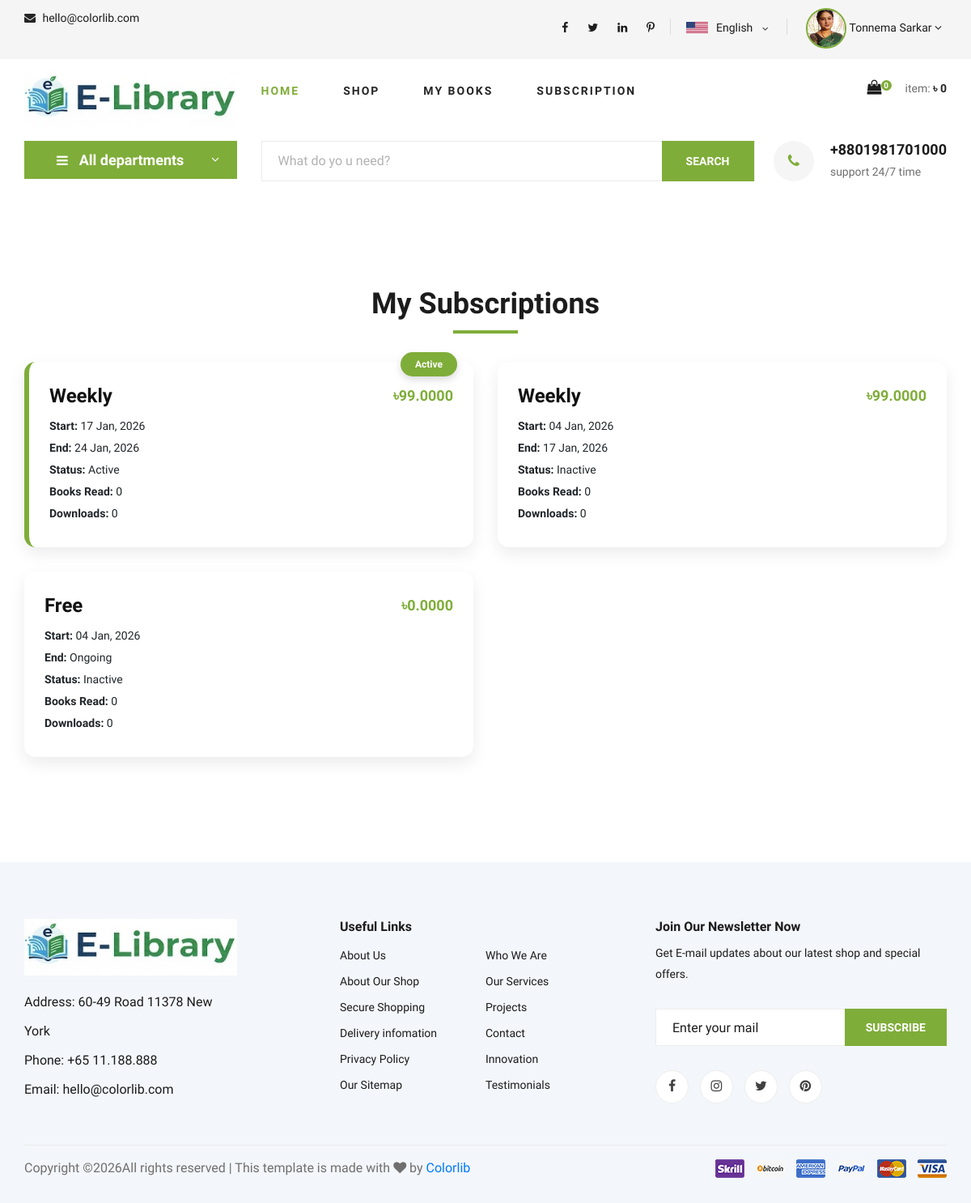
/my-subscription-history/ (signed in), run on an earlier commit of the app's database.
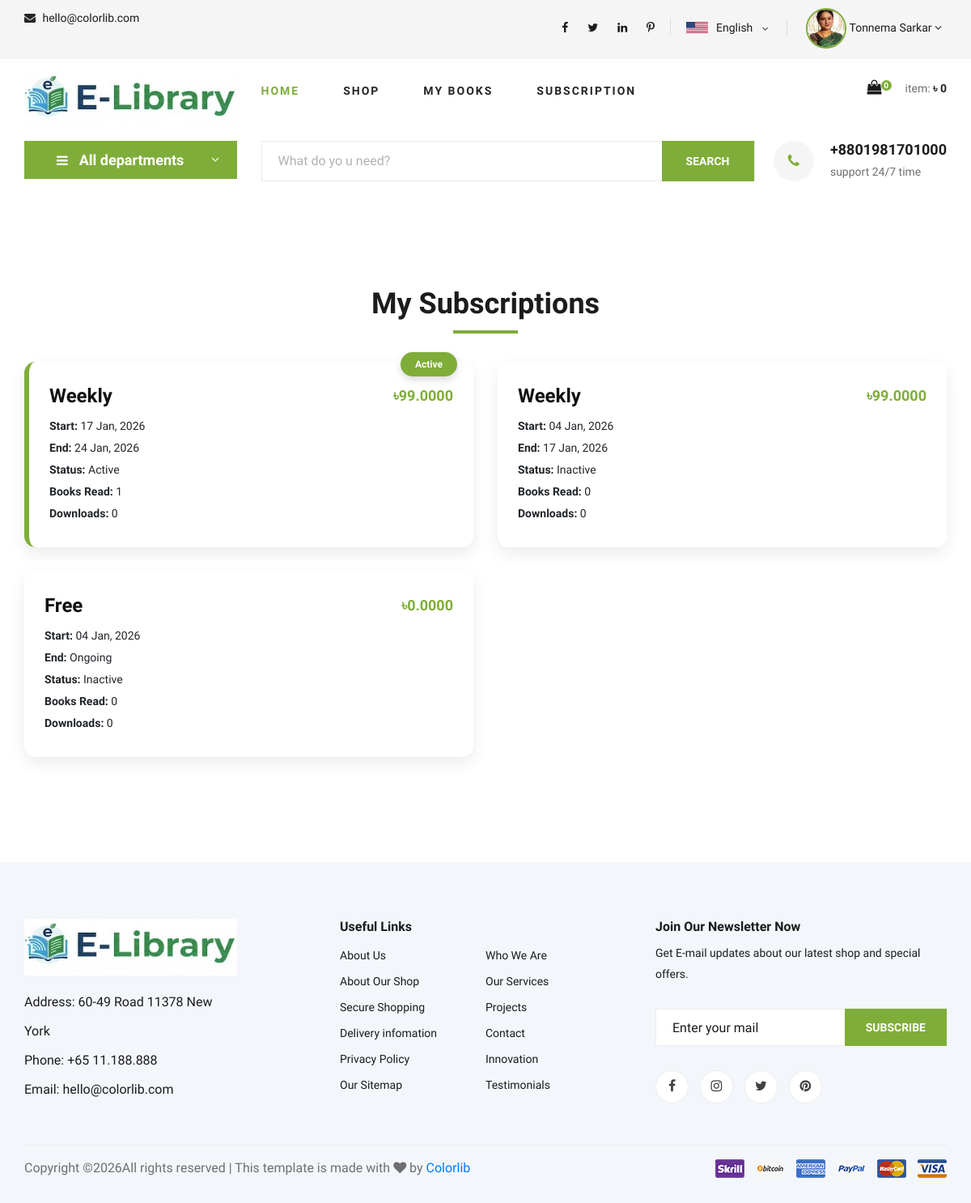
And on a later commit of the database.
### apps/subscription/models/user_subscription_model.py (models this page shows, shortened)
class UserSubscription(BaseModel):
    user = models.ForeignKey(User, on_delete=models.CASCADE, related_name="user_subscriptions")
    subscription = models.ForeignKey(Subscription, on_delete=models.CASCADE, related_name="user_subscriptions")
    active_status = models.CharField(max_length=10, choices=ActiveStatusChoices.choices, default=ActiveStatusChoices.ACTIVE)
    payment_status = models.CharField(
        max_length=10, choices=UserSubscriptionPaymentStatus.choices, default=UserSubscriptionPaymentStatus.UNPAID
    )
    start_at = models.DateTimeField(auto_now_add=True)
    end_at = models.DateTimeField(null=True, blank=True)
    read_count = models.IntegerField(default=0)
    download_count = models.IntegerField(default=0)
    class Meta:
        db_table = "user_subscription"
        verbose_name = "User Subscription"
        verbose_name_plural = "User Subscriptions"

### apps/subscription/models/subscription_model.py (models this page shows, shortened)
class Subscription(BaseModel):
    name = models.CharField(max_length=100, null=False, blank=False, unique=True)
    subscription_price = models.DecimalField(max_digits=19, decimal_places=4, default=0)
    subscription_duration_days = models.IntegerField(default=7)
    active_status = models.CharField(max_length=10, choices=ActiveStatusChoices.choices, default=ActiveStatusChoices.ACTIVE)
    book_read_limit = models.CharField(
        max_length=100, choices=SubscriptionReadLimitChoices.choices, default=SubscriptionReadLimitChoices.LIMITED
    )
    max_book_read_limit = models.IntegerField(default=0)
    book_download_limit = models.CharField(
        max_length=100, choices=SubscriptionDownloadChoices.choices, default=SubscriptionDownloadChoices.LIMITED
    )
    max_book_download_limit = models.IntegerField(default=0)
    description = models.TextField(null=True, blank=True)
    class Meta:
        db_table = "subscription"
        verbose_name = "Subscription"
        verbose_name_plural = "Subscriptions"

### apps/home/views/user_subscription.py (the view)
# urls.py: path("my-subscription-history/", MySubscriptionHistoryView.as_view(), name="my_subscription_history"),
class MySubscriptionHistoryView(LoginRequiredMixin, View):
    template_name = "home_user_subscription.html"
    model_class = UserSubscription
    def get(self, request):
        try:
            subscriptions = self.model_class.objects.filter(
                user=request.user, payment_status=UserSubscriptionPaymentStatus.PAID.value
            ).order_by("-id")
            context = {
                "title": "My Subscription History",
                "subscriptions": subscriptions,
                "show_hero_banner": False,
                "all_categories": Category.objects.all()[:8],
                "hero_normal": "hero-normal",
                "subscription": False,
            }
            return render(request, self.template_name, context)
        except Exception as e:
            logger.exception(f"ERROR:------>> Error occurred in My Subscription History View: {e}")
            messages.error(request, "Unable to load My Subscription History!")
            return HttpResponse(f"{e}")

### apps/home/context_processor.py (called while the page is built)
def all_categories(request):
    return {"all_categories": Category.objects.all()}

### apps/order/context_processors.py (called while the page is built)
def cart_summary(request):
    if not request.user.is_authenticated:
        return {
            "cart_count": 0,
            "cart_total": 0,
        }
    cart = Cart.objects.filter(user=request.user, is_active=True).prefetch_related("cart_products_cart").first()
    if not cart:
        return {
            "cart_count": 0,
            "cart_total": 0,
        }
    return {
        "cart_count": cart.cart_products_cart.count(),
        "cart_total": cart.total_price,
    }

### apps/home/templates/home_user_subscription.html (shortened to what this page needs)
{% extends 'home_base.html' %}
{% load static %}
{% block body %}
  <section class="subscription-history spad">
    <div class="container">
      <div class="row">
        <div class="col-lg-12 section-title">
          <h2>My Subscriptions</h2>
        </div>
      </div>
      <div class="row">
        {% for sub in subscriptions %}
          <div class="col-lg-6 col-md-6 col-sm-12">
            <div class="subscription-card {% if sub.active_status == 'active' %}active{% endif %}">
              {% if sub.active_status == 'active' %}
                <span class="badge-active">Active</span>
              {% endif %}
              <div class="sub-header">
                <h4>{{ sub.subscription.name }}</h4>
                <span class="price">৳{{ sub.subscription.subscription_price }}</span>
              </div>
              <ul class="sub-info">
                <li>
                  <strong>Start:</strong> {{ sub.start_at|date:'d M, Y' }}
                </li>
                <li>
                  <strong>End:</strong> {{ sub.end_at|date:'d M, Y'|default:'Ongoing' }}
                </li>
                <li>
                  <strong>Status:</strong> {{ sub.active_status|title }}
                </li>
                <li>
                  <strong>Books Read:</strong> {{ sub.read_count }}
                </li>
                <li>
                  <strong>Downloads:</strong> {{ sub.download_count }}
                </li>
              </ul>
            </div>
          </div>
        {% empty %}
          <div class="col-lg-12 text-center">
            <p>No subscription history found.</p>
          </div>
        {% endfor %}
      </div>
    </div>
  </section>
{% endblock %}

What changed in the data, as far as the page shows it:
changed UserSubscription "24 Jan, 2026": read_count "0" → "1"
